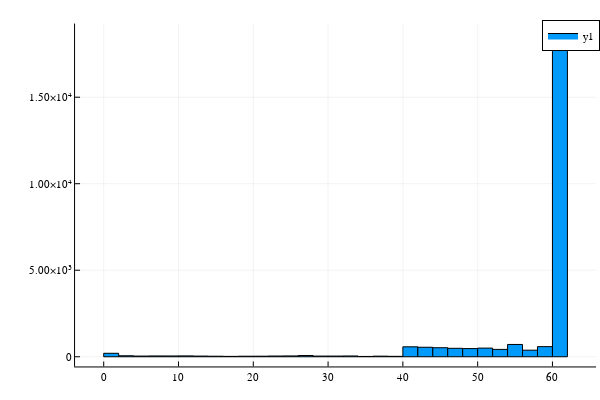

The code cell stored with this chart in its notebook:
### Code cell
Plots.histogram(allquals,nbins=40)

### Figure 1 — Plotly figure (JSON) as saved in the notebook; plotly's stock layout.template omitted (floating-point values rounded to 4 significant figures)
{"data": [{"fill": "tozeroy", "fillcolor": "rgba(0, 154, 250, 1.000)", "hoverinfo": "none", "legendgroup": "y1", "line": {"color": "rgba(0, 0, 0, 1)", "dash": "solid", "width": 1}, "mode": "lines", "name": "y1", "showlegend": true, "type": "scatter", "x": [0, 0, 2, 2, 0, 0], "xaxis": "x", "y": [200, 0, 0, 200, 200, 200], "yaxis": "y"}, {"fill": "tozeroy", "fillcolor": "rgba(0, 154, 250, 1.000)", "hoverinfo": "none", "legendgroup": "y1", "line": {"color": "rgba(0, 0, 0, 1)", "dash": "solid", "width": 1}, "mode": "lines", "name": "y1", "showlegend": false, "type": "scatter", "x": [2, 2, 4, 4, 2, 2], "xaxis": "x", "y": [57, 0, 0, 57, 57, 57], "yaxis": "y"}, {"fill": "tozeroy", "fillcolor": "rgba(0, 154, 250, 1.000)", "hoverinfo": "none", "legendgroup": "y1", "line": {"color": "rgba(0, 0, 0, 1)", "dash": "solid", "width": 1}, "mode": "lines", "name": "y1", "showlegend": false, "type": "scatter", "x": [4, 4, 6, 6, 4, 4], "xaxis": "x", "y": [39, 0, 0, 39, 39, 39], "yaxis": "y"}, {"fill": "tozeroy", "fillcolor": "rgba(0, 154, 250, 1.000)", "hoverinfo": "none", "legendgroup": "y1", "line": {"color": "rgba(0, 0, 0, 1)", "dash": "solid", "width": 1}, "mode": "lines", "name": "y1", "showlegend": false, "type": "scatter", "x": [6, 6, 8, 8, 6, 6], "xaxis": "x", "y": [47, 0, 0, 47, 47, 47], "yaxis": "y"}, {"fill": "tozeroy", "fillcolor": "rgba(0, 154, 250, 1.000)", "hoverinfo": "none", "legendgroup": "y1", "line": {"color": "rgba(0, 0, 0, 1)", "dash": "solid", "width": 1}, "mode": "lines", "name": "y1", "showlegend": false, "type": "scatter", "x": [8, 8, 10, 10, 8, 8], "xaxis": "x", "y": [46, 0, 0, 46, 46, 46], "yaxis": "y"}, {"fill": "tozeroy", "fillcolor": "rgba(0, 154, 250, 1.000)", "hoverinfo": "none", "legendgroup": "y1", "line": {"color": "rgba(0, 0, 0, 1)", "dash": "solid", "width": 1}, "mode": "lines", "name": "y1", "showlegend": false, "type": "scatter", "x": [10, 10, 12, 12, 10, 10], "xaxis": "x", "y": [50, 0, 0, 50, 50, 50], "yaxis": "y"}, {"fill": "tozeroy", "fillcolor": "rgba(0, 154, 250, 1.000)", "hoverinfo": "none", "legendgroup": "y1", "line": {"color": "rgba(0, 0, 0, 1)", "dash": "solid", "width": 1}, "mode": "lines", "name": "y1", "showlegend": false, "type": "scatter", "x": [12, 12, 14, 14, 12, 12], "xaxis": "x", "y": [38, 0, 0, 38, 38, 38], "yaxis": "y"}, {"fill": "tozeroy", "fillcolor": "rgba(0, 154, 250, 1.000)", "hoverinfo": "none", "legendgroup": "y1", "line": {"color": "rgba(0, 0, 0, 1)", "dash": "solid", "width": 1}, "mode": "lines", "name": "y1", "showlegend": false, "type": "scatter", "x": [14, 14, 16, 16, 14, 14], "xaxis": "x", "y": [30, 0, 0, 30, 30, 30], "yaxis": "y"}, {"fill": "tozeroy", "fillcolor": "rgba(0, 154, 250, 1.000)", "hoverinfo": "none", "legendgroup": "y1", "line": {"color": "rgba(0, 0, 0, 1)", "dash": "solid", "width": 1}, "mode": "lines", "name": "y1", "showlegend": false, "type": "scatter", "x": [16, 16, 18, 18, 16, 16], "xaxis": "x", "y": [21, 0, 0, 21, 21, 21], "yaxis": "y"}, {"fill": "tozeroy", "fillcolor": "rgba(0, 154, 250, 1.000)", "hoverinfo": "none", "legendgroup": "y1", "line": {"color": "rgba(0, 0, 0, 1)", "dash": "solid", "width": 1}, "mode": "lines", "name": "y1", "showlegend": false, "type": "scatter", "x": [18, 18, 20, 20, 18, 18], "xaxis": "x", "y": [30, 0, 0, 30, 30, 30], "yaxis": "y"}, {"fill": "tozeroy", "fillcolor": "rgba(0, 154, 250, 1.000)", "hoverinfo": "none", "legendgroup": "y1", "line": {"color": "rgba(0, 0, 0, 1)", "dash": "solid", "width": 1}, "mode": "lines", "name": "y1", "showlegend": false, "type": "scatter", "x": [20, 20, 22, 22, 20, 20], "xaxis": "x", "y": [32, 0, 0, 32, 32, 32], "yaxis": "y"}, {"fill": "tozeroy", "fillcolor": "rgba(0, 154, 250, 1.000)", "hoverinfo": "none", "legendgroup": "y1", "line": {"color": "rgba(0, 0, 0, 1)", "dash": "solid", "width": 1}, "mode": "lines", "name": "y1", "showlegend": false, "type": "scatter", "x": [22, 22, 24, 24, 22, 22], "xaxis": "x", "y": [42, 0, 0, 42, 42, 42], "yaxis": "y"}, {"fill": "tozeroy", "fillcolor": "rgba(0, 154, 250, 1.000)", "hoverinfo": "none", "legendgroup": "y1", "line": {"color": "rgba(0, 0, 0, 1)", "dash": "solid", "width": 1}, "mode": "lines", "name": "y1", "showlegend": false, "type": "scatter", "x": [24, 24, 26, 26, 24, 24], "xaxis": "x", "y": [48, 0, 0, 48, 48, 48], "yaxis": "y"}, {"fill": "tozeroy", "fillcolor": "rgba(0, 154, 250, 1.000)", "hoverinfo": "none", "legendgroup": "y1", "line": {"color": "rgba(0, 0, 0, 1)", "dash": "solid", "width": 1}, "mode": "lines", "name": "y1", "showlegend": false, "type": "scatter", "x": [26, 26, 28, 28, 26, 26], "xaxis": "x", "y": [71, 0, 0, 71, 71, 71], "yaxis": "y"}, {"fill": "tozeroy", "fillcolor": "rgba(0, 154, 250, 1.000)", "hoverinfo": "none", "legendgroup": "y1", "line": {"color": "rgba(0, 0, 0, 1)", "dash": "solid", "width": 1}, "mode": "lines", "name": "y1", "showlegend": false, "type": "scatter", "x": [28, 28, 30, 30, 28, 28], "xaxis": "x", "y": [38, 0, 0, 38, 38, 38], "yaxis": "y"}, {"fill": "tozeroy", "fillcolor": "rgba(0, 154, 250, 1.000)", "hoverinfo": "none", "legendgroup": "y1", "line": {"color": "rgba(0, 0, 0, 1)", "dash": "solid", "width": 1}, "mode": "lines", "name": "y1", "showlegend": false, "type": "scatter", "x": [30, 30, 32, 32, 30, 30], "xaxis": "x", "y": [39, 0, 0, 39, 39, 39], "yaxis": "y"}, {"fill": "tozeroy", "fillcolor": "rgba(0, 154, 250, 1.000)", "hoverinfo": "none", "legendgroup": "y1", "line": {"color": "rgba(0, 0, 0, 1)", "dash": "solid", "width": 1}, "mode": "lines", "name": "y1", "showlegend": false, "type": "scatter", "x": [32, 32, 34, 34, 32, 32], "xaxis": "x", "y": [45, 0, 0, 45, 45, 45], "yaxis": "y"}, {"fill": "tozeroy", "fillcolor": "rgba(0, 154, 250, 1.000)", "hoverinfo": "none", "legendgroup": "y1", "line": {"color": "rgba(0, 0, 0, 1)", "dash": "solid", "width": 1}, "mode": "lines", "name": "y1", "showlegend": false, "type": "scatter", "x": [34, 34, 36, 36, 34, 34], "xaxis": "x", "y": [18, 0, 0, 18, 18, 18], "yaxis": "y"}, {"fill": "tozeroy", "fillcolor": "rgba(0, 154, 250, 1.000)", "hoverinfo": "none", "legendgroup": "y1", "line": {"color": "rgba(0, 0, 0, 1)", "dash": "solid", "width": 1}, "mode": "lines", "name": "y1", "showlegend": false, "type": "scatter", "x": [36, 36, 38, 38, 36, 36], "xaxis": "x", "y": [34, 0, 0, 34, 34, 34], "yaxis": "y"}, {"fill": "tozeroy", "fillcolor": "rgba(0, 154, 250, 1.000)", "hoverinfo": "none", "legendgroup": "y1", "line": {"color": "rgba(0, 0, 0, 1)", "dash": "solid", "width": 1}, "mode": "lines", "name": "y1", "showlegend": false, "type": "scatter", "x": [38, 38, 40, 40, 38, 38], "xaxis": "x", "y": [24, 0, 0, 24, 24, 24], "yaxis": "y"}, {"fill": "tozeroy", "fillcolor": "rgba(0, 154, 250, 1.000)", "hoverinfo": "none", "legendgroup": "y1", "line": {"color": "rgba(0, 0, 0, 1)", "dash": "solid", "width": 1}, "mode": "lines", "name": "y1", "showlegend": false, "type": "scatter", "x": [40, 40, 42, 42, 40, 40], "xaxis": "x", "y": [574, 0, 0, 574, 574, 574], "yaxis": "y"}, {"fill": "tozeroy", "fillcolor": "rgba(0, 154, 250, 1.000)", "hoverinfo": "none", "legendgroup": "y1", "line": {"color": "rgba(0, 0, 0, 1)", "dash": "solid", "width": 1}, "mode": "lines", "name": "y1", "showlegend": false, "type": "scatter", "x": [42, 42, 44, 44, 42, 42], "xaxis": "x", "y": [549, 0, 0, 549, 549, 549], "yaxis": "y"}, {"fill": "tozeroy", "fillcolor": "rgba(0, 154, 250, 1.000)", "hoverinfo": "none", "legendgroup": "y1", "line": {"color": "rgba(0, 0, 0, 1)", "dash": "solid", "width": 1}, "mode": "lines", "name": "y1", "showlegend": false, "type": "scatter", "x": [44, 44, 46, 46, 44, 44], "xaxis": "x", "y": [521, 0, 0, 521, 521, 521], "yaxis": "y"}, {"fill": "tozeroy", "fillcolor": "rgba(0, 154, 250, 1.000)", "hoverinfo": "none", "legendgroup": "y1", "line": {"color": "rgba(0, 0, 0, 1)", "dash": "solid", "width": 1}, "mode": "lines", "name": "y1", "showlegend": false, "type": "scatter", "x": [46, 46, 48, 48, 46, 46], "xaxis": "x", "y": [488, 0, 0, 488, 488, 488], "yaxis": "y"}, {"fill": "tozeroy", "fillcolor": "rgba(0, 154, 250, 1.000)", "hoverinfo": "none", "legendgroup": "y1", "line": {"color": "rgba(0, 0, 0, 1)", "dash": "solid", "width": 1}, "mode": "lines", "name": "y1", "showlegend": false, "type": "scatter", "x": [48, 48, 50, 50, 48, 48], "xaxis": "x", "y": [472, 0, 0, 472, 472, 472], "yaxis": "y"}, {"fill": "tozeroy", "fillcolor": "rgba(0, 154, 250, 1.000)", "hoverinfo": "none", "legendgroup": "y1", "line": {"color": "rgba(0, 0, 0, 1)", "dash": "solid", "width": 1}, "mode": "lines", "name": "y1", "showlegend": false, "type": "scatter", "x": [50, 50, 52, 52, 50, 50], "xaxis": "x", "y": [500, 0, 0, 500, 500, 500], "yaxis": "y"}, {"fill": "tozeroy", "fillcolor": "rgba(0, 154, 250, 1.000)", "hoverinfo": "none", "legendgroup": "y1", "line": {"color": "rgba(0, 0, 0, 1)", "dash": "solid", "width": 1}, "mode": "lines", "name": "y1", "showlegend": false, "type": "scatter", "x": [52, 52, 54, 54, 52, 52], "xaxis": "x", "y": [425, 0, 0, 425, 425, 425], "yaxis": "y"}, {"fill": "tozeroy", "fillcolor": "rgba(0, 154, 250, 1.000)", "hoverinfo": "none", "legendgroup": "y1", "line": {"color": "rgba(0, 0, 0, 1)", "dash": "solid", "width": 1}, "mode": "lines", "name": "y1", "showlegend": false, "type": "scatter", "x": [54, 54, 56, 56, 54, 54], "xaxis": "x", "y": [710, 0, 0, 710, 710, 710], "yaxis": "y"}, {"fill": "tozeroy", "fillcolor": "rgba(0, 154, 250, 1.000)", "hoverinfo": "none", "legendgroup": "y1", "line": {"color": "rgba(0, 0, 0, 1)", "dash": "solid", "width": 1}, "mode": "lines", "name": "y1", "showlegend": false, "type": "scatter", "x": [56, 56, 58, 58, 56, 56], "xaxis": "x", "y": [379, 0, 0, 379, 379, 379], "yaxis": "y"}, {"fill": "tozeroy", "fillcolor": "rgba(0, 154, 250, 1.000)", "hoverinfo": "none", "legendgroup": "y1", "line": {"color": "rgba(0, 0, 0, 1)", "dash": "solid", "width": 1}, "mode": "lines", "name": "y1", "showlegend": false, "type": "scatter", "x": [58, 58, 60, 60, 58, 58], "xaxis": "x", "y": [585, 0, 0, 585, 585, 585], "yaxis": "y"}, {"fill": "tozeroy", "fillcolor": "rgba(0, 154, 250, 1.000)", "hoverinfo": "none", "legendgroup": "y1", "line": {"color": "rgba(0, 0, 0, 1)", "dash": "solid", "width": 1}, "mode": "lines", "name": "y1", "showlegend": false, "type": "scatter", "x": [60, 60, 62, 62, 60, 60], "xaxis": "x", "y": [18696, 0, 0, 18696, 18696, 18696], "yaxis": "y"}, {"colorbar": {"title": {"text": ""}}, "legendgroup": "y1", "marker": {"color": "rgba(0, 154, 250, 0.000)", "line": {"color": "rgba(0, 0, 0, 0)", "width": 1}, "size": 0, "symbol": "circle"}, "mode": "markers", "name": "y1", "showlegend": false, "type": "scatter", "x": [1, 3, 5, 7, 9, 11, 13, 15, 17, 19, 21, 23, 25, 27, 29, 31, 33, 35, 37, 39, 41, 43, 45, 47, 49, 51, 53, 55, 57, 59, 61], "xaxis": "x", "y": [200, 57, 39, 47, 46, 50, 38, 30, 21, 30, 32, 42, 48, 71, 38, 39, 45, 18, 34, 24, 574, 549, 521, 488, 472, 500, 425, 710, 379, 585, 18696], "yaxis": "y", "zmax": null, "zmin": null}], "layout": {"annotations": [], "height": 400, "legend": {"bgcolor": "rgba(255, 255, 255, 1.000)", "bordercolor": "rgba(0, 0, 0, 1)", "borderwidth": 1, "font": {"color": "rgba(0, 0, 0, 1)", "family": "sans-serif", "size": 11}, "title": {"font": {"color": "rgba(0, 0, 0, 1)", "family": "sans-serif", "size": 15}, "text": ""}, "tracegroupgap": 0, "traceorder": "normal", "x": 1, "xanchor": "auto", "y": 1, "yanchor": "auto"}, "margin": {"b": 20, "l": 0, "r": 0, "t": 20}, "paper_bgcolor": "rgba(255, 255, 255, 1.000)", "plot_bgcolor": "rgba(255, 255, 255, 1.000)", "showlegend": true, "width": 600, "xaxis": {"anchor": "y", "domain": [0.1251, 0.9934], "gridcolor": "rgba(0, 0, 0, 0.1)", "gridwidth": 0.5, "linecolor": "rgba(0, 0, 0, 1)", "mirror": false, "range": [-3.832, 65.83], "showgrid": true, "showline": true, "showticklabels": true, "tickangle": 0, "tickcolor": "rgb(0, 0, 0)", "tickfont": {"color": "rgba(0, 0, 0, 1)", "family": "sans-serif", "size": 11}, "tickmode": "array", "ticks": "inside", "ticktext": ["0", "10", "20", "30", "40", "50", "60"], "tickvals": [0, 10, 20, 30, 40, 50, 60], "title": {"font": {"color": "rgba(0, 0, 0, 1)", "family": "sans-serif", "size": 15}, "text": ""}, "type": "linear", "visible": true, "zeroline": false, "zerolinecolor": "rgba(0, 0, 0, 1)"}, "yaxis": {"anchor": "x", "domain": [0.03762, 0.9902], "gridcolor": "rgba(0, 0, 0, 0.1)", "gridwidth": 0.5, "linecolor": "rgba(0, 0, 0, 1)", "mirror": false, "range": [-560.9, 19260.0], "showgrid": true, "showline": true, "showticklabels": true, "tickangle": 0, "tickcolor": "rgb(0, 0, 0)", "tickfont": {"color": "rgba(0, 0, 0, 1)", "family": "sans-serif", "size": 11}, "tickmode": "array", "ticks": "inside", "ticktext": ["0", "5.00×10³", "1.00×10⁴", "1.50×10⁴"], "tickvals": [0, 5000, 10000, 15000], "title": {"font": {"color": "rgba(0, 0, 0, 1)", "family": "sans-serif", "size": 15}, "text": ""}, "type": "linear", "visible": true, "zeroline": false, "zerolinecolor": "rgba(0, 0, 0, 1)"}}}
